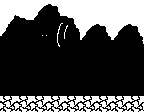

The image is a tile-based game level rendered from a .tmx file. Its description and complete source (layers, tilesets, objects, tile grids) follow:
An orthogonal 18x28 tile map with 8x4 px tiles, 1 tile layer (Capa de Patrones 1).

<map version="1.2" tiledversion="1.2.5" orientation="orthogonal" renderorder="right-down" width="18" height="28" tilewidth="8" tileheight="4" infinite="0" nextlayerid="2" nextobjectid="1">
 <tileset firstgid="1" source="patrones8x4_2.tsx" />
 <layer id="1" name="Capa de Patrones 1" width="18" height="28">
  <data encoding="csv">
7,7,3,4,17,18,19,20,3,4,3,3,4,5,4,5,9,10,
17,17,10,10,27,28,29,30,10,10,10,10,10,10,10,10,19,20,
27,27,10,10,37,38,39,40,9,10,10,18,10,10,10,10,10,10,
7,37,19,20,47,48,49,50,19,20,10,10,10,10,10,10,10,10,
17,47,29,30,57,58,200,200,29,30,7,8,9,10,7,8,9,10,
27,57,200,200,200,200,200,44,45,40,17,18,19,20,17,18,19,20,
37,200,200,200,200,200,200,54,55,50,27,28,29,30,27,28,29,30,
47,200,200,200,200,200,200,64,65,60,37,38,39,40,37,38,39,40,
57,200,200,200,200,33,200,74,75,200,47,48,49,50,47,48,49,50,
200,200,200,200,200,200,200,84,85,200,57,58,59,60,57,58,59,60,
200,200,200,200,200,200,200,94,200,200,200,200,200,200,200,200,200,60,
200,200,200,200,200,200,200,104,200,200,200,200,200,200,200,200,200,200,
200,200,200,200,71,200,200,200,200,200,200,200,200,200,200,200,200,200,
200,200,200,200,200,200,200,200,200,200,200,200,200,200,200,200,200,200,
200,200,200,200,200,200,200,200,200,200,200,200,200,200,200,200,200,200,
200,200,200,200,200,200,200,200,200,200,200,200,200,200,200,200,200,200,
200,200,200,200,200,200,200,200,200,200,200,200,200,200,200,200,200,200,
200,200,200,200,200,200,200,200,200,200,200,200,200,200,200,200,200,200,
200,200,200,200,200,200,200,200,200,200,200,200,200,200,200,200,200,200,
200,200,200,200,200,200,200,200,200,200,200,200,200,200,200,200,200,200,
200,200,200,200,200,200,200,200,200,200,200,200,200,200,200,200,200,200,
200,200,200,200,200,200,200,200,200,200,200,200,200,200,200,200,200,200,
200,200,200,200,200,200,200,200,200,200,200,200,200,200,200,200,200,200,
200,200,200,200,200,200,200,200,200,200,200,200,200,200,200,200,200,200,
1,2,1,2,1,2,1,2,1,2,1,2,1,2,1,2,1,2,
11,12,11,12,11,12,11,12,11,12,11,12,11,12,11,12,11,12,
21,22,21,22,21,22,21,22,21,22,21,22,21,22,21,22,21,22,
31,32,31,32,31,32,31,32,31,32,31,32,31,32,31,32,31,32
</data>
 </layer>
</map>
